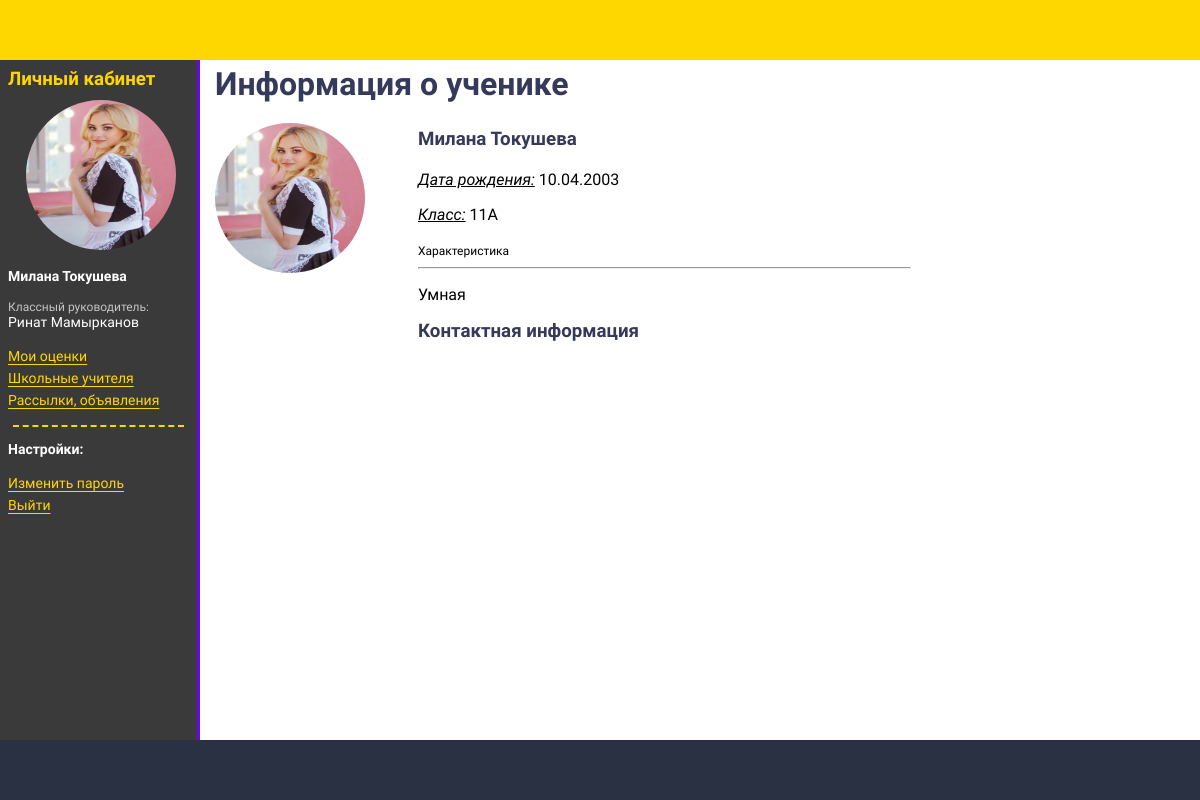
Page /people/student/info/2/ (signed in) on the committed database.
### people/models.py (models this page shows, shortened)
class User(AbstractUser):
    face_id = models.IntegerField(primary_key=True)
    middle_name = models.CharField('Отчество', max_length=130)
    sex = models.CharField('Пол', choices=GENDER_CHOICES, max_length=1)
    birth_date = models.DateField('Дата рождения', blank=True, null=True)
    photo = models.ImageField(upload_to='people/', default='static/img/default-user.png', blank=True)
    description = models.TextField('Характеристика')
    user_status = models.CharField('Статус пользователя', choices=USER_STATUS_CHOICES, max_length=15)
    updated = models.DateField('Дата обновления', auto_now=True)
    USERNAME_FIELD = 'username'
    REQUIRED_FIELDS = ['email']
    objects = UserManager()
    class Meta:
        verbose_name = 'Пользователь'
        verbose_name_plural = 'Пользователи'

class Student(models.Model):
    group = models.ForeignKey('journal.GroupStudent', related_name='students', verbose_name='Состоит в классе',
                              on_delete=models.CASCADE)
    user = models.OneToOneField(settings.AUTH_USER_MODEL, related_name='student', on_delete=models.CASCADE)
    class Meta:
        verbose_name = 'Студент'
        verbose_name_plural = 'Студенты'

### journal/models.py (models this page shows, shortened)
class GroupStudent(models.Model):
    grade = models.OneToOneField(Grade, related_name='group', on_delete=models.CASCADE,
                                 verbose_name='Наименование класса')
    create_group = models.DateField('Дата создания группы учеников')
    updated = models.DateField('Дата обновления', auto_now=True)
    created = models.DateField('Дата создания', auto_now_add=True)
    class Meta:
        verbose_name = 'Група учеников'
        verbose_name_plural = 'Группы учеников'

class Grade(models.Model):
    number = models.SmallIntegerField('Цифра')
    symbol = models.CharField('Символ', max_length=1)
    lessons = models.ManyToManyField(Lesson, related_name='grade', verbose_name='Уроки класса')
    def __str__(self):
        return f'{self.number}{self.symbol}'
    class Meta:
        verbose_name = 'класс'
        verbose_name_plural = 'Справочник классов'

### people/views.py (the view)
# urls.py: path('student/info/<int:pk>/', StudentDetailView.as_view(), name='student_detail'),
class StudentDetailView(LoginRequiredMixin, TeacherPermissionsMixin, DetailView):
    template_name = 'people/student_detail.html'
    def get_queryset(self):
        queryset = User.objects.select_related('student__group__grade', 'contact').filter(user_status=STUDENT)
        return queryset

### django_journal/permissions.py (called while the page is built)
    def dispatch(self, request, *args, **kwargs):
        if not self.has_permissions():
            raise PermissionDenied()
        return super().dispatch(request, *args, **kwargs)

    def has_permissions(self):
        return self.request.user.is_superuser or self.request.user.user_status == TEACHER

### journal/templatetags/sidebar.py (called while the page is built)
@register.inclusion_tag('people/tpl/student_sidebar_tpl.html', name='student_sidebar')
def student_sidebar(user):
    group_student = User.objects.select_related('student__group').get(pk=user.face_id)
    user_group_manager = User.objects.select_related('teacher')\
        .get(teacher__group_manager=group_student.student.group_id)
    return {'user': user, 'user_group_manager': user_group_manager}

### people/templates/people/student_detail.html (shortened to what this page needs)
{% extends "base.html" %}
{% block content %}
    <h1>Информация о ученике </h1>
    <div class="people-info ">
        <div class="people-photo-block">
            <img class="user-avatar" src="{{ user.photo.url }}" alt="{{ user.get_full_name }}">
        </div>
        <div class="people-info-block">
            <h3>{{ user.get_full_name }}</h3>
            <p><i><u>Дата рождения:</u></i> {{ user.birth_date|date:"d.m.Y" }}</p>
            <p><i><u>Класс:</u></i> {{ user.student.group.grade }}</p>
            <span class="small-font">Характеристика</span><hr>
            <p>{{ user.description }}</p>
            {% include "people/include/people_contact_info.html" %}
        </div>
    </div>
{% endblock %}

### people/templates/people/tpl/student_sidebar_tpl.html
{% block sidebar %}
    <h3>Личный кабинет</h3>
    <img class="user-avatar" src="{{ user.photo.url }}" alt="{{ user.get_full_name }}">
    <p><b>{{ user.get_full_name }}</b></p>
    <p><span class="small">Классный руководитель:</span> <br>{{ user_group_manager.get_full_name }}</p>
    <ul>
        <li><a href="{% url 'student_lk' %}">Мои оценки</a></li>
        <li><a href="{% url 'teacher_list' %}">Школьные учителя</a></li>
        <li><a href="{% url 'mailing_list' %}">Рассылки, объявления</a></li>
    </ul>
    <hr>
    <p><b>Настройки:</b></p>
    <ul>
        <li><a href="{% url 'password_change' %}">Изменить пароль</a></li>
        <li><a href="{% url 'logout' %}">Выйти</a></li>
    </ul>
{% endblock %}

### journal/static/css/style.css (style rules this page uses)
body { font-family: "Roboto", sans-serif; display: grid; grid-template-areas: "header header header" "sidebar content content" "footer footer footer"; grid-template-rows: 60px 1fr 60px; grid-template-columns: 200px 1fr 15%; height: 100vh; margin: 0; }
h1, h2, h3, h4 { color: #35395A; padding: 0; margin: 5px 0 20px; }
.sidebar p { color: white; font-size: 14px; }
.sidebar a { color: gold; font-size: 14px; }
.sidebar h3 { color: gold; margin: 0; }
.sidebar hr { color: gold; width: 95%; height: 0; border: none; border-top: 2px dashed gold; }
.sidebar img { margin-top: 10px; margin-left: 10%; }
.sidebar ul { padding: 0; }
.sidebar ul li { list-style-type: none; margin-top: 3px; text-underline-offset: 3px; }
.user-avatar { border-radius: 50%; height: 150px; width: 150px; }
.small { font-size: 12px; color: #c4c4c4; }
.people-info { display: grid; grid-template-areas: "people-photo-block people-info-block"; grid-template-rows: 60px 1fr; grid-template-columns: 200px 50%; grid-gap: 3px; }
.people-photo-block { grid-area: people-photo-block; }
.people-info-block { grid-area: people-info-block; }
.small-font { font-size: 12px; }

### rows in the picture
User: photo (picture), get_full_name "Милана Токушева", birth_date "10.04.2003", student.group.grade "11А", description "Умная"
User: get_full_name "Ринат Мамырканов"
